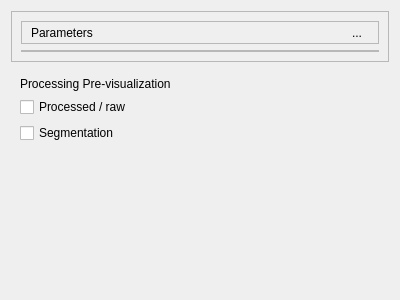
<?xml version="1.0" encoding="UTF-8"?>
<ui version="4.0">
 <class>Form</class>
 <widget class="QWidget" name="Form">
  <property name="geometry">
   <rect>
    <x>0</x>
    <y>0</y>
    <width>400</width>
    <height>300</height>
   </rect>
  </property>
  <property name="windowTitle">
   <string>Form</string>
  </property>
  <layout class="QGridLayout" name="gridLayout">
   <item row="3" column="1">
    <spacer name="verticalSpacer">
     <property name="orientation">
      <enum>Qt::Vertical</enum>
     </property>
     <property name="sizeHint" stdset="0">
      <size>
       <width>20</width>
       <height>40</height>
      </size>
     </property>
    </spacer>
   </item>
   <item row="2" column="0" colspan="2">
    <widget class="QFrame" name="frame_3">
     <property name="frameShape">
      <enum>QFrame::NoFrame</enum>
     </property>
     <property name="frameShadow">
      <enum>QFrame::Raised</enum>
     </property>
     <layout class="QGridLayout" name="gridLayout_4">
      <item row="4" column="0">
       <widget class="QCheckBox" name="checkBox_2">
        <property name="text">
         <string>Segmentation</string>
        </property>
       </widget>
      </item>
      <item row="3" column="0">
       <widget class="QCheckBox" name="checkBox_processedRaw">
        <property name="text">
         <string>Processed / raw</string>
        </property>
       </widget>
      </item>
      <item row="0" column="0" rowspan="2">
       <widget class="QLabel" name="label_2">
        <property name="text">
         <string>Processing Pre-visualization</string>
        </property>
       </widget>
      </item>
      <item row="2" column="0">
       <layout class="QVBoxLayout" name="lcomboBox_processing"/>
      </item>
     </layout>
    </widget>
   </item>
   <item row="0" column="0" colspan="2">
    <widget class="QFrame" name="frame_4">
     <property name="frameShape">
      <enum>QFrame::StyledPanel</enum>
     </property>
     <property name="frameShadow">
      <enum>QFrame::Raised</enum>
     </property>
     <layout class="QVBoxLayout" name="verticalLayout">
      <item>
       <widget class="QFrame" name="frame_7">
        <property name="sizePolicy">
         <sizepolicy hsizetype="Minimum" vsizetype="Preferred">
          <horstretch>0</horstretch>
          <verstretch>0</verstretch>
         </sizepolicy>
        </property>
        <property name="frameShape">
         <enum>QFrame::StyledPanel</enum>
        </property>
        <property name="frameShadow">
         <enum>QFrame::Raised</enum>
        </property>
        <layout class="QHBoxLayout" name="horizontalLayout">
         <property name="topMargin">
          <number>0</number>
         </property>
         <property name="bottomMargin">
          <number>0</number>
         </property>
         <item>
          <widget class="QLabel" name="label">
           <property name="sizePolicy">
            <sizepolicy hsizetype="Preferred" vsizetype="Preferred">
             <horstretch>0</horstretch>
             <verstretch>0</verstretch>
            </sizepolicy>
           </property>
           <property name="text">
            <string>Parameters</string>
           </property>
          </widget>
         </item>
         <item>
          <widget class="QToolButton" name="toolButton">
           <property name="sizePolicy">
            <sizepolicy hsizetype="Fixed" vsizetype="Fixed">
             <horstretch>0</horstretch>
             <verstretch>0</verstretch>
            </sizepolicy>
           </property>
           <property name="minimumSize">
            <size>
             <width>20</width>
             <height>20</height>
            </size>
           </property>
           <property name="text">
            <string>...</string>
           </property>
           <property name="popupMode">
            <enum>QToolButton::InstantPopup</enum>
           </property>
           <property name="toolButtonStyle">
            <enum>Qt::ToolButtonTextOnly</enum>
           </property>
           <property name="autoRaise">
            <bool>true</bool>
           </property>
           <property name="arrowType">
            <enum>Qt::NoArrow</enum>
           </property>
          </widget>
         </item>
        </layout>
       </widget>
      </item>
      <item>
       <widget class="QFrame" name="frame_2">
        <property name="frameShape">
         <enum>QFrame::StyledPanel</enum>
        </property>
        <property name="frameShadow">
         <enum>QFrame::Raised</enum>
        </property>
        <layout class="QHBoxLayout" name="horizontalLayout_5">
         <property name="topMargin">
          <number>0</number>
         </property>
         <property name="bottomMargin">
          <number>0</number>
         </property>
        </layout>
       </widget>
      </item>
     </layout>
    </widget>
   </item>
  </layout>
 </widget>
 <resources/>
 <connections/>
</ui>
